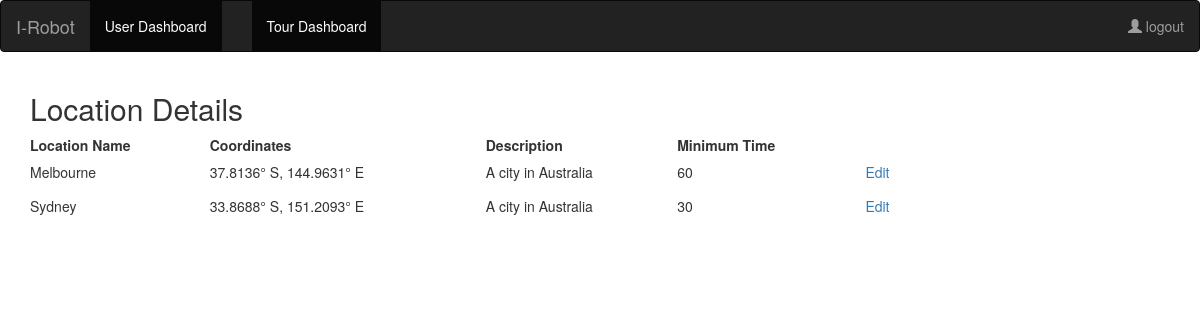
Page /admin-dash/tour/locations.php on the committed database.
### tables this page shows
Create table locations(
	location_id serial primary key,
	location_name varchar(20),
	XY_Coordinates varchar(40),
	Description varchar(100),
	Min_time_spent INT(5)
);

### admin-dash/tour/locations.php (the view, shortened to what this page needs)
<?php
    include('/Library/WebServer/Documents/inc/header.inc');
    include('../nav.inc');
    $db = mysqli_connect("127.0.0.1", "root","password", "SEPM")  or die(mysqli_error($db));
    $q = "select * from locations";
   if ($result = mysqli_query($db, $q)) {
  echo "
  <div class='center'>
      <div class = 'container login-container'>
          <h2 style='position:center'>Location Details</h2>
  <table  width='80%'>
<tr>
  <th>Location Name</th>
  <th>Coordinates</th>
  <th>Description</th>
  <th>Minimum Time</th>
  <th></th>
</tr>";
  while ($row = mysqli_fetch_row($result)) {
echo"
  <tr>
    <td>$row[1]</td>
    <td>$row[2]</td>
    <td>$row[3]</td>
    <td>$row[4]</td>
    <td>
    <form method='post' action''>
    <button type='submit' class='btn btn-link' value = $row[4]>Edit </button>
    </form>
    </td>
  </tr>";
  }
  echo "</table>
  </div>
  </div>";
}
?>
<?php
    include('/Library/WebServer/Documents/inc/footer.inc');
?>

### rows in the picture
locations: location_name "Melbourne", XY_Coordinates "37.8136° S, 144.9631° E", Description "A city in Australia", Min_time_spent "60"
locations: location_name "Sydney", XY_Coordinates "33.8688° S, 151.2093° E", Description "A city in Australia", Min_time_spent "30"
